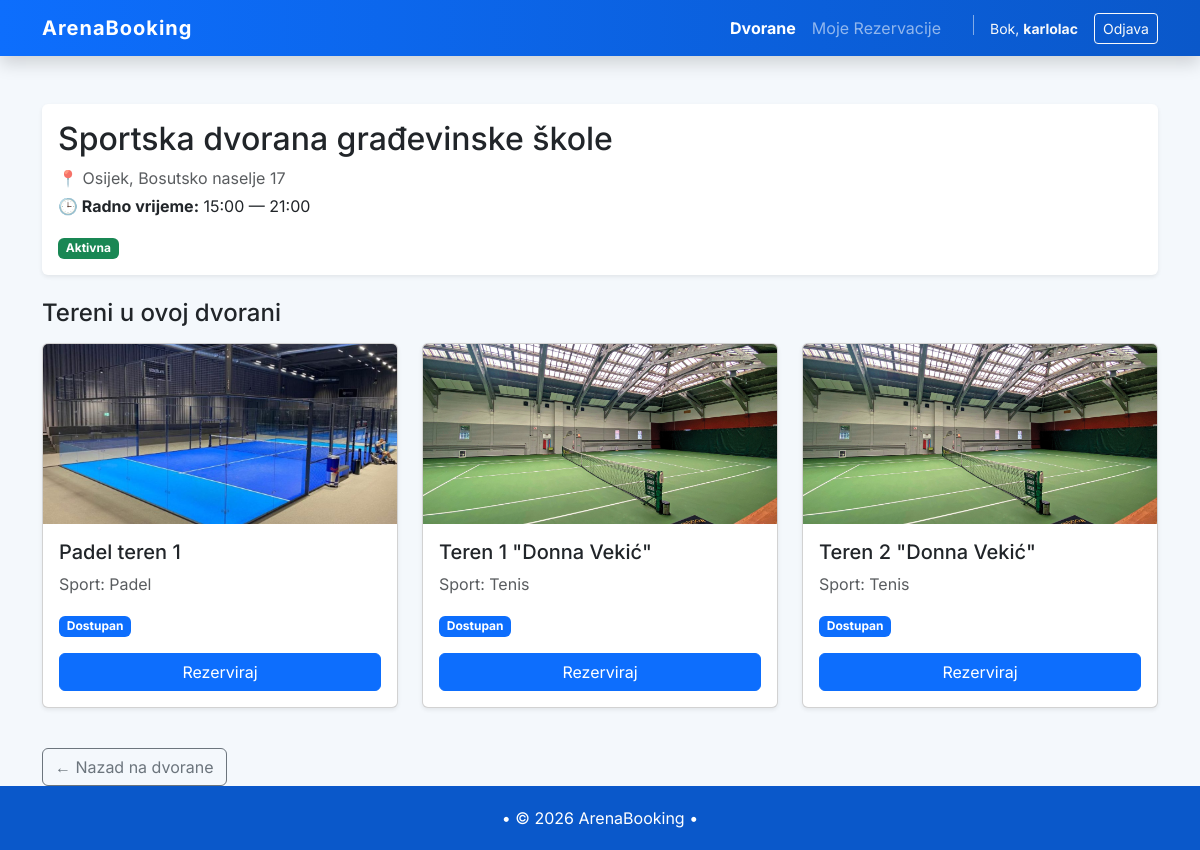
/facilities/2/ (signed in), run on the app's committed database.
### facilities/models.py (models this page shows, shortened)
class Facility(models.Model):
    name = models.CharField(max_length=120)
    address = models.CharField(max_length=200)
    city = models.CharField(max_length=80, blank=True)
    is_active = models.BooleanField(default=True)
    working_from = models.TimeField(default=time(8, 0))  # Podrazumijevano 08:00
    working_till = models.TimeField(default=time(22, 0)) # Podrazumijevano 22:00
    class Meta:
        verbose_name = "Facility"
        verbose_name_plural = "Facilities"

class Court(models.Model):
    class Sport(models.TextChoices):
        FOOTBALL = "football", "Nogomet"
        BASKETBALL = "basketball", "Košarka"
        TENNIS = "tennis", "Tenis"
        PADEL = "padel", "Padel"
        OTHER = "other", "Ostalo"
    sport = models.CharField(
    max_length=20,
    choices=Sport.choices,
    blank=True,
    null=True
    )
    facility = models.ForeignKey(Facility, on_delete=models.CASCADE, related_name="courts")
    name = models.CharField(max_length=80)
    is_active = models.BooleanField(default=True)

### facilities/views.py (the view)
# urls.py: path('<int:facility_id>/',views.facilitydetail,name='facility_detail'),
def facilitydetail(request, facility_id):
    facility = get_object_or_404(Facility, id=facility_id)
    courts = facility.courts.filter(is_active=True)
    return render(request, 'facilities/facilitydetail.html', {
        'facility': facility,
        'courts':courts
        })

### facilities/templates/facilities/facilitydetail.html (shortened to what this page needs)
{% extends "base.html" %}
{% block content %}
{% load static %}
<div class="card shadow-sm mb-4 border-0">
    <div class="card-body">
        <h2 class="card-title mb-2">{{ facility.name }}</h2>
        {% if facility.city %}
           <p class="text-muted mb-1">
            📍 {% if facility.city %}{{ facility.city }}, {% endif %}{{ facility.address }}
        </p>
        {% endif %}
        <div class="mb-3">
            <span class="text-dark"><strong>🕒 Radno vrijeme:</strong>
                {{ facility.working_from|time:"H:i" }} — {{ facility.working_till|time:"H:i" }}
            </span>
        </div>
        {% if facility.is_active %}
            <span class="badge bg-success">Aktivna</span>
        {% else %}
            <span class="badge bg-danger">Neaktivna</span>
        {% endif %}
    </div>
</div>
<h4 class="mb-3">Tereni u ovoj dvorani</h4>
<div class="row">
    {% for court in facility.courts.all %}
        {% if court.is_active %}
        <div class="col-md-4 mb-4">
            <div class="card h-100 shadow-sm court-card">
                {% if court.sport|lower == "nogomet" or court.sport|lower == "football" %}
                    <img src="{% static 'facilities/images/football.jpg' %}" class="card-img-top" alt="Football" style="height: 180px; object-fit: cover;">
                {% elif court.sport|lower == "košarka" or court.sport|lower == "kosarka" or court.sport|lower == "basketball" %}
                    <img src="{% static 'facilities/images/basketball.png' %}" class="card-img-top" alt="Basketball" style="height: 180px; object-fit: cover;">
                {% elif court.sport|lower == "tenis" or court.sport|lower == "tennis" %}
                    <img src="{% static 'facilities/images/tennis.jpg' %}" class="card-img-top" alt="Tennis" style="height: 180px; object-fit: cover;">
                {% elif court.sport|lower == "padel" %}
                    <img src="{% static 'facilities/images/padel.jpg' %}" class="card-img-top" alt="Padel" style="height: 180px; object-fit: cover;">
                {% else %}
                    <img src="{% static 'facilities/images/default.png' %}" class="card-img-top" alt="Sport" style="height: 180px; object-fit: cover;">
                {% endif %}
                <div class="card-body d-flex flex-column">
                    <h5 class="card-title mb-2 flex-grow-1">{{ court.name }}</h5>
                    <div class="court-info-bottom">
                        <p class="text-muted mb-3">Sport: {{ court.get_sport_display }}</p>
                        <div class="mt-auto">
                            <span class="badge bg-primary mb-2">Dostupan</span>
                            <br>
                                <a href="{% url 'bookings:bookcourt' court.id %}" class="btn btn-primary w-100 mt-2">
                                    Rezerviraj
                                </a>
                        </div>
                    </div>
                </div>
            </div>
        </div>
        {% endif %}
    {% empty %}
        <p>Nema aktivnih terena za ovu dvoranu.</p>
    {% endfor %}
</div>
<div class="mt-3">
    <a href="{% url 'facilities:facilities' %}" class="btn btn-outline-secondary">← Nazad na dvorane</a>
</div>
{% endblock %}

### ArenaBooking/templates/base.html (shortened to what this page needs)
<!DOCTYPE html>
<html lang="hr">
<head>
    <link href="https://cdn.jsdelivr.net/npm/bootstrap@5.3.3/dist/css/bootstrap.min.css" rel="stylesheet">
</head>
<body class="d-flex flex-column min-vh-100">
{% load static %}
<nav class="navbar navbar-expand-lg navbar-dark shadow">
    <div class="container">
        <a class="navbar-brand" href="{% url 'home' %}">ArenaBooking</a>
        <div class="collapse navbar-collapse justify-content-end" id="navbarNav">
            <ul class="navbar-nav align-items-center">
    <li class="nav-item">
        <a class="nav-link {% if 'facilities' in request.path %}active fw-bold{% endif %}"
           href="{% url 'facilities:facilities' %}">Dvorane</a>
    </li>
                {% if not user.is_superuser %}
                <li class="nav-item">
                    <a class="nav-link {% if 'bookings' in request.path and 'approve' not in request.path %}active fw-bold{% endif %}"
                    href="{% url 'bookings:bookings' %}">
                    Moje Rezervacije
                    </a>
                </li>
                {% endif %}
            <div class="d-flex align-items-center ms-lg-3">
                {% if user.is_authenticated %}
                    <span class="text-light me-3 small">Bok, <strong>{{ user.username }}</strong></span>
                    <form action="{% url 'logout' %}" method="post" class="d-inline">
                        <button type="submit" class="btn btn-outline-light btn-sm">Odjava</button>
                    </form>
                {% else %}
                    <a href="{% url 'login' %}" class="btn btn-outline-light btn-sm me-2">Prijava</a>
                    <a href="{% url 'accounts:signup' %}" class="btn btn-warning btn-sm fw-bold text-dark">Registracija</a>
                {% endif %}
            </div>
            </ul>
        </div>
    </div>
</nav>
<main class="flex-fill">
  <div class="container mt-5">
        {% block content %}
        {% endblock %}
    </div>
</main>
<footer class="text-center mt-auto">
    <div class="container">
        <p class="mb-0">• © 2026 ArenaBooking •</p>
    </div>
</footer>
</body>
</html>

### ArenaBooking/templates/base.html (style rules this page uses)
body { font-family: 'Inter', sans-serif; background-color: #f4f8fc; }
.navbar { background: linear-gradient(90deg, #0d6efd, #0a58ca); }
.navbar-brand { font-weight: 700; letter-spacing: 1px; }
footer { background-color: #0a58ca; color: white; padding: 20px 0; margin-top: 80px; }
.court-card img { height: 180px; object-fit: cover; }

### data on the page
Facility: name "Sportska dvorana građevinske škole", city "Osijek", address "Bosutsko naselje 17", working_from "15:00", working_till "21:00"
Court: is_active True (drawn), name "Padel teren 1", sport "Padel"
Court: is_active True (drawn), name "Teren 1 \"Donna Vekić\"", sport "Tenis"
Court: is_active True (drawn), name "Teren 2 \"Donna Vekić\"", sport "Tenis"

### other printed values
{{ user.username }} "karlolac"
